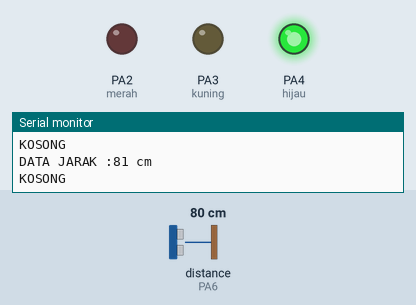
A sketch run on a simulated STM32 Blue Pill. On the bench: output pins drawn as LEDs (lit = HIGH), the last lines printed to the serial monitor. Dashed ring = blinking. The test bench sets the inputs (shaded band); at power-on: distance to the obstacle (sensor on PA6) 80 cm. The echo pulse lasts 58.3 µs per cm.

Above: at 1.2 s.
1.3 s: distance to the obstacle (sensor on PA6) set to 73 cm
2.8 s: distance to the obstacle (sensor on PA6) set to 64 cm
At 3.1 s:
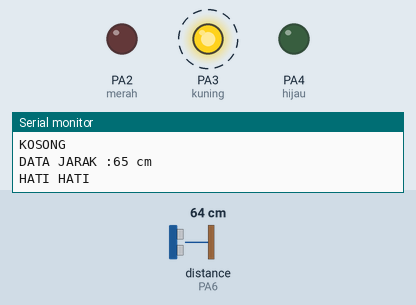
5.8 s: distance to the obstacle (sensor on PA6) set to 22 cm
8.0 s: distance to the obstacle (sensor on PA6) set to 18 cm
At 9.06 s:
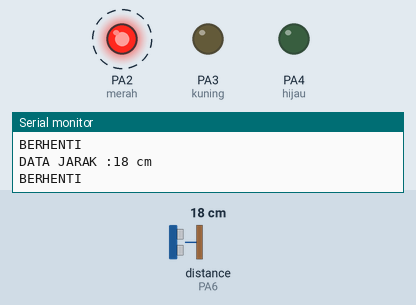
11.0 s: distance to the obstacle (sensor on PA6) set to 35 cm
At 11.7 s:
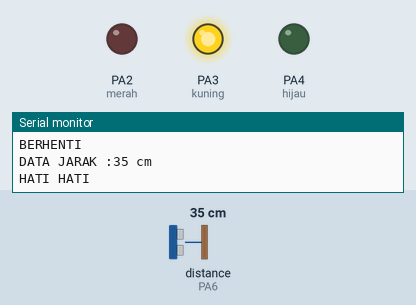
14.0 s: distance to the obstacle (sensor on PA6) set to 2 cm
At 14.8 s:
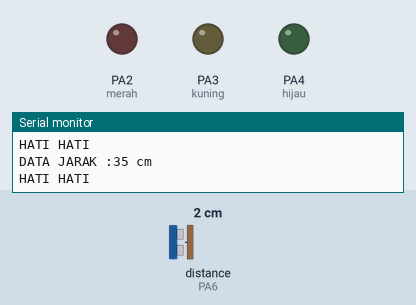
Timing chart, 0 to 18.0 s (numbered marks = the images above; inputs shaded):
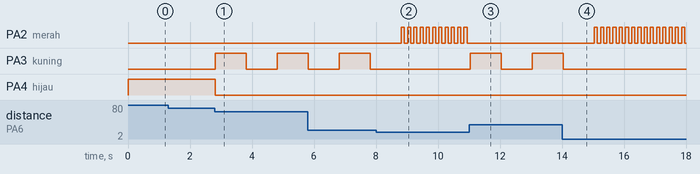

Measured:
- the behaviour switches between 70 and 69 cm on distance to the obstacle (sensor on PA6) (found by bisection; images 0 and 1)
- the behaviour switches between 21 and 20 cm on distance to the obstacle (sensor on PA6) (found by bisection; images 1 and 2)
- after the input at 2.8 s, PA3 (kuning): LOW → HIGH at once, → LOW 1.0 s later, → HIGH 1.0 s later; PA4 (hijau): HIGH → LOW at once
- after the input at 8.0 s, PA2 (merah): alternates HIGH for 0.10 s and LOW for 0.10 s, starting after 0.82 s; PA3 (kuning): stays LOW (without the input it goes to HIGH after 0.82 s)
- after the input at 11.0 s, PA2 (merah): stops changing and stays LOW; PA3 (kuning): LOW → HIGH at once, → LOW 1.0 s later, → HIGH 1.0 s later
- after the input at 14.0 s, PA2 (merah): alternates HIGH for 0.10 s and LOW for 0.10 s, starting after 1.0 s; PA3 (kuning): goes on until 14.0 s, then stays LOW

The sketch:

STM32_Sensor_Ultrasonik.ino
```cpp
//INISIALISASI
#include <NewPing.h>

int triger=PA5;
int echo=PA6;
int batas=400;

int merah=PA2;
int kuning=PA3;
int hijau=PA4;

NewPing cm(triger,echo,batas);

void setup() {
  Serial.begin(9600);
  pinMode(merah,OUTPUT);
  pinMode(kuning,OUTPUT);
  pinMode(hijau,OUTPUT);
}

void loop() {
  //BACA DATA
  int bacaJarak=cm.ping_cm();

  //PRINT SERIAL
  Serial.print("DATA JARAK :");
  Serial.print(bacaJarak);
  Serial.print(" cm");
  Serial.println();

  //LOGIKA
  if(bacaJarak<=20 && bacaJarak!=0){
    Serial.println("BERHENTI");
    digitalWrite(hijau,LOW);
    digitalWrite(kuning,LOW);
    digitalWrite(merah,HIGH);
    delay(100);
    digitalWrite(merah,LOW);
    delay(100);
  }
  else if(bacaJarak >=21 && bacaJarak <=70){
    Serial.println("HATI HATI");
    digitalWrite(hijau,LOW);
    digitalWrite(merah,LOW);
    digitalWrite(kuning,HIGH);
    delay(1000);
    digitalWrite(kuning,LOW);
    delay(1000);
  }else{
    Serial.println("KOSONG");
    digitalWrite(merah,LOW);
    digitalWrite(kuning,LOW);
    digitalWrite(hijau,HIGH);

  }
}
```
